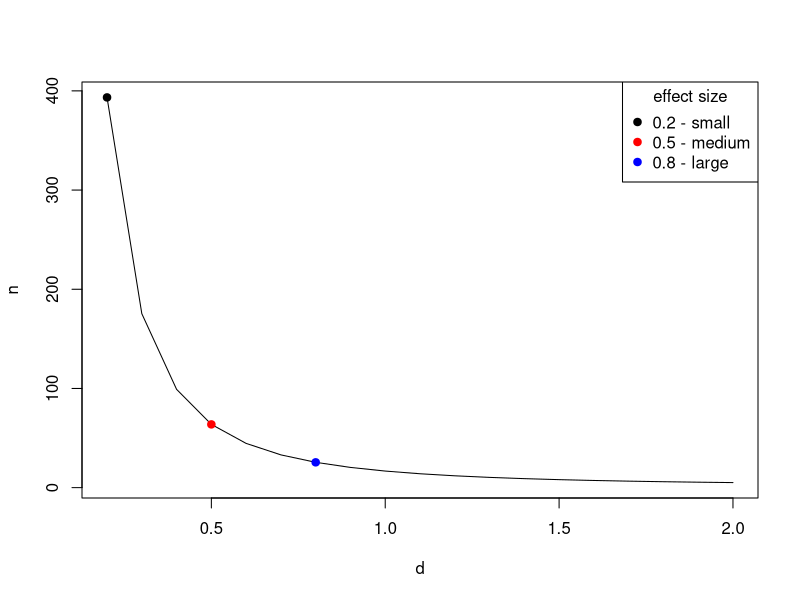
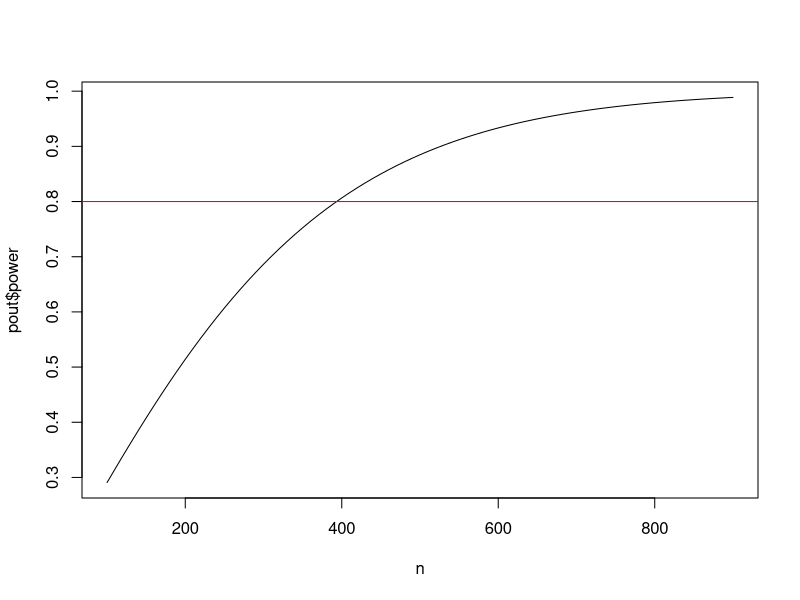
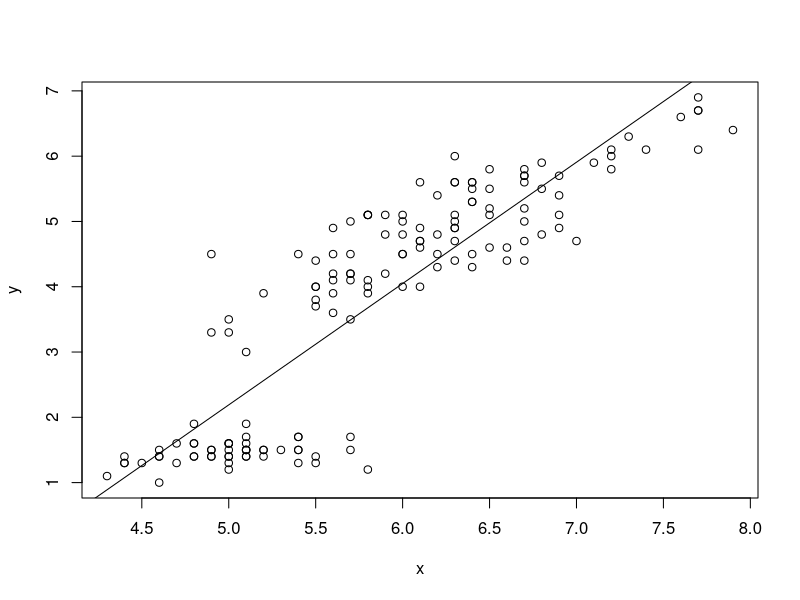

R code for these plots, in order:
# Clay Ford
# Power and Sample Size Analysis
# Spring 2016
# UVa StatLab

# Power and sample size calculations for various statistical tests using the
# "pwr" package a few built-in R functions


# install.packages("pwr")
library(pwr)


# pwr.p.test --------------------------------------------------------------

# one-sample test for proportions  (ES=h) 

# When we want to test if a proportion is equal to some hypothesized value 
# versus a null values, such as random chance, or 0.5. Notice it requires an
# effect size expressed as "h". Use the ES.h() function for this.

# This applies to our name tag example. Say we think people place name tags on 
# the left side of their chest 65% percent of the time versus random chance
# (50%). What sample size do we need to show this assuming a significance level
# (Type I error) of 0.05 and a desired power of 0.80?

# The effect size is .65 - .50 = .15. But notice that .16 - .01 = .15 as well. 
# The are absolute differences are equal but notice their ratios:

0.65/0.50
0.16/0.01

# A difference of 0.16 and 0.01 is more dramatic than 0.65 and 0.50. Because of 
# this the latter difference requires a larger sample size than the former. 
# Hence the need to calculate an effect size that reflects this.

ES.h(p1 = 0.65, p2 = 0.50)
ES.h(p1 = 0.16, p2 = 0.01) # larger effect size

# NOTE: the effect size is calculated using an arcsine transformation.

# Now let's find the sample size. Notice we can use the ES.h function in the
# pwr.p.test function.

# In this particular statistical test, we want the p1 = alternative and p2 =
# Null: ES.h(p1 = 0.65, p2 = 0.50)

# How many people do I need to sample to reject the null of random chance (0.50)
# if the true proportion is 0.65, with 80% power and 0.05 significance?
pwr.p.test(h = ES.h(p1 = 0.65, p2 = 0.50), sig.level = 0.05, power = 0.80)

# We need 85 people to reject null with 80% probability and have only a 5%
# chance of Type I error.

# Say we think people place name tags on the left 75% percent of the time instead 
# of 50%. What is the power of our test if we survey 30 people provided
# we accept a significance level (Type I error) of 0.05? 
pwr.p.test(h = ES.h(p1 = 0.75, p2 = 0.50), n = 30, sig.level = 0.05)

# Notice the default is a "two.sided" test. This means we're simply testing that
# the alternative proportion is not 0.5. It could be lower or higher. Our test
# is more powerful if we're willing to believe the alternative is "greater" than
# .50 rather than "not equal" to .50. Set alternative = "greater"
pwr.p.test(h = ES.h(p1 = 0.75, p2 = 0.50), n = 30, sig.level = 0.05, 
           alternative = "greater")

# Equivalently we can think of one proportion being "less" than some value, say
# 0.4 versus random chance. Notice the effect is negative and resulting power is
# the same:
pwr.p.test(h = ES.h(p1 = 0.25, p2 = 0.50), n = 30, sig.level = 0.05, 
           alternative = "less")

# NOTE: Usually recommended to stick with the two-sided alternative.


# YOUR TURN!
# Say we think people place name tags on the left 70% percent of the time instead
# of 50%. What sample size do we need to show this assuming a significance level
# (Type I error) of 0.01, a desired power of 0.90, and a two-sided alternative?
pwr.p.test(h = ES.h(p1 = 0.70, p2 = 0.50), sig.level = 0.01, power = 0.90)


# pwr.2p.test -------------------------------------------------------------

# two-sample test for proportions (ES=h) 

# We want to test if two proportions are equal. To use this function, we once
# again need to calculate effect size using ES.h().

# EXAMPLE: Let's say I randomly sample male and female UVa undergrad students
# and ask them if they consume alcohol at least once a week. My null hypothesis
# is no difference in the proportion that answer yes. My alternative hypothesis
# is that there is a difference. (two-sided; one gender has higher proportion, I
# don't know which.) I'd like to detect a difference as small as 5%. How many
# students do I need to sample in each group if we want 80% power and 5% chance
# of Type 1 error?

# 55% vs. 50%
pwr.2p.test(h = ES.h(p1 = 0.55, p2 = 0.50), sig.level = 0.05, power = .80)
# 35% vs. 30%
pwr.2p.test(h = ES.h(p1 = 0.35, p2 = 0.30), sig.level = 0.05, power = .80)

# Sample size is per group. Always round sample size up.

# Base R has a function called power.prop.test that allows you to use the raw
# proportions in the function.
power.prop.test(p1 = 0.55, p2 = 0.50, sig.level = 0.05, power = .80)
power.prop.test(p1 = 0.35, p2 = 0.30, sig.level = 0.05, power = .80)

# Notice the results are slightly different. It calculates effect size
# differently.

# YOUR TURN! I only have access to 80 students in particular class to run this 
# experiment. What's the power of my test if I assume one proportion is 0.45 and
# the other is 0.55, and I set significance level to 0.05? (Watch out! n is per
# group.)
power.prop.test(p1 = 0.45, p2 = 0.55, sig.level = 0.05, n = 40)
pwr.2p.test(h = ES.h(p1 = 0.45, p2 = 0.55), sig.level = 0.05, n = 40)


# pwr.2p2n.test -----------------------------------------------------------

# two-sample test for proportions, unequal sample sizes (ES=h) 

# This function allows us to calculate power when we have unequal sample sizes. 
# We can also use it to find a sample size for one group when we already have
# data for another.

# Let's return to our undergraduate survey of alcohol consumption. It turns out 
# we were able to survey 543 males and 675 females. What's the power of our
# test?

# Before we answer, let's revisit effect size. I honestly have no idea if there 
# would be a difference, or if there was, how big that difference would be. I 
# also have no idea about what the proportions would be. In this case we could
# use a "conventional" effect size. (Small, Medium, or Large)

# Let's say we're interested in being able to detect a "small" effect size.

cohen.ES(test = "p", size = "small") # 0.2

# So instead of use ES.h() with guesses at p1 and p2, I can just use the effect
# size 0.2.
pwr.2p2n.test(h = 0.2, n1 = 543, n2 = 675, sig.level = 0.05)

# Let's say I previously surveyed 763 females and found that p% said they 
# consumed alcohol once a week. I'd like to survey some males and see if a 
# significantly different proportion respond yes. How many do I need to sample 
# to detect a small effect size in either direction with 80% power and a
# significance level of 0.05?

pwr.2p2n.test(h = 0.2, n1 = 763, power = 0.8, sig.level = 0.05)



# pwr.t.test --------------------------------------------------------------

# one sample and two sample t tests for means (ES=d) 

# The effect size d is simply the difference in population means divided by the 
# standard deviation of either population (since they are assumed equal). This 
# is sometimes called "Cohen's d". Now we have to make a guess at the standard
# deviation!

# There is no function for effect size d. We have to calculate this ourselves.

# d = mean1 - mean2 / sd

# The cohen.ES function can return small, medium and large d values, which are
# 0.2, 0.5 and 0.8:
cohen.ES(test = "t", size = "small")
cohen.ES(test = "t", size = "medium")
cohen.ES(test = "t", size = "large")

# Two-sample t test

# I'm interested to know if there is a difference in the mean price of what male
# and female students pay at the library coffee shop. Let's say I randomly 
# observe 30 male and 30 female students check out from the coffee shop and note
# their total purchase price. How powerful is this experiment if I want to
# detect a "small" effect in either direction?

pwr.t.test(n = 30, d = 0.2, sig.level = 0.05) # n is per group

# Not very powerful. How many do I need to observe for a test with 80% power?

pwr.t.test(d = 0.2, power = 0.80, sig.level = 0.05)

# The default alternative is "two.sided". That is, we're looking for an effect 
# in either direction. We can specify the alternative as "greater" than 0 or
# "less" than 0. 

# alternative: greater than 0 (positive effect)
pwr.t.test(d = 0.2, power = 0.80, sig.level = 0.05, alternative = "greater")
# alternative: less than 0 (negative effect)
pwr.t.test(d = -0.2, power = 0.80, sig.level = 0.05, alternative = "less")

# same sample size in either case.

# Let's say we want to be able to detect a difference of at least 75 cents in 
# the mean purchase price. How can we convert that to an effect size? First we 
# need to make a guess at the population standard deviation. If we have 
# absolutely no idea, one rule of thumb is to take the difference between the 
# maximum and minimum values and divide by 4 (or 6). Let's say max is 10 and min
# is 1. So our guess at a standard deviation is 9/4 = 2.25. Therefore d is

d <- 0.75/2.25 # 0.333
pwr.t.test(d = d, power = 0.80, sig.level = 0.05)

# An effect size of 0.333 requires 143 per group 
# An effect size of 0.2 requires 394 per group.

# Let's see how effect size affects sample size. The results of the pwr
# functions can be saved:
pout <- pwr.t.test(d = d, power = 0.80, sig.level = 0.05)
# Then various parts can be extracted:
str(pout)
pout$n

# We can also do this directly as follows:
pwr.t.test(d = d, power = 0.80, sig.level = 0.05)$n

# Let's take advantage of that to create a plot of effect size versus required
# sample size for 80% power and 0.05 significance level:
d <- seq(0.2,2,0.1)
n <- sapply(d, function(x) pwr.t.test(d = x, power = 0.80, sig.level = 0.05)$n)
plot(d,n,type="l")
points(x = c(0.2,0.5,0.8), y = n[c(1,4,7)], pch=19, cex=1, col=c("black","red","blue"))
legend("topright", legend = c("0.2 - small","0.5 - medium","0.8 - large"), 
       col = c("black","red","blue"), 
       pch = 19, title = "effect size")

# We can see how crucial anticipated effect size is to determining sample size.

# If you don't like working with d, you can use the power.t.test function that 
# comes with base R. It allows you to specify "delta" (true difference in means)
# and "sd" (standard deviation):

power.t.test(delta = 0.75, sd = 2.25, sig.level = 0.05, power = 0.8)

# For any of the pwr functions we can provide multiple sample size values to get
# multiple power estimates. For example, let's see how power changes as we let n
# go from 100 to 300 by 25 using a "small" effect size of 0.2.

pwr.t.test(n = seq(100,300,25), d = 0.2, sig.level = 0.05)

# We can save this output and graph:
n <- seq(100,900,10)
pout <- pwr.t.test(n = n, d = 0.2, sig.level = 0.05)
plot(x = n, y = pout$power, type = "l")
abline(h = 0.8, col = "red")

# One-sample t-test

# To calculate power and sample size for one-sample t-test, I have to set the
# "type" argument to type = "one.sample"

# EXAMPLE: I'm convinced the average purchase price at the Library coffee shop 
# is over $3 per student. My null is $3 or less, my alternative is greater than 
# $3. I'd like to be able to detect a small effect with 90% power and
# significance level of 0.05. How many transactions do I need to log?
pwr.t.test(d = 0.2, sig.level = 0.05, power = 0.90, type = "one.sample")

# NOTE: A paired t-test is basically the same as a one-sample t-test. Instead of
# one sample of individual observations, you have one sample of pairs of 
# observations, of which you typically take the difference between each pair to
# get a single sample of differences. Notice, these produce the same result:
pwr.t.test(d = 0.2, sig.level = 0.05, power = 0.90, type = "paired")
pwr.t.test(d = 0.2, sig.level = 0.05, power = 0.90, type = "one.sample")



# pwr.t2n.test ------------------------------------------------------------

# two sample t test for means, unequal sample sizes (ES=d) 

# Find power for a t test with 28 in one group and 35 in the other group and a
# medium effect size. (sig.level defaults to 0.05.)
pwr.t2n.test(n1 = 28, n2 = 35, d = 0.5)

# Find n1 sample size when other group has 35, desired power is 0.80, effect 
# size is 0.5 and significance level is 0.05:
pwr.t2n.test(n2 = 35, d = 0.5, power = 0.8)



# pwr.chisq.test ----------------------------------------------------------

# chi-squared test (ES=w)

# There are two chi-square tests this function addresses:

# 1. goodness of fit test
# 2. contingency test, or test for association

# In a goodness of fit test, a single dimension of proportions is tested against
# a prespecified set of proportions which constitutes the null hypothesis. 
# Rejecting the null means we have sufficient evidence to conclude the data 
# don't appear to "fit" the prespecified set of proportions. If we were hoping 
# to show our data "fit" the prespecified set of proportions, then failure to
# reject the Null is a good thing.

# In a contingency test, or test of association, a two-way table of counts
# classified by two variables is tested against the expected table of counts
# given the two variables are independent. Rejecting the null means the data
# appear to be associated in some way.

# The effect size "w" differs depending on the test. The pwr package provides two
# functions to calculate both versions:

# ES.w1	- goodness of fit
# ES.w2	- test for association

# In essence, the effect size w measures the discrepancy between null and 
# alternative proportions over the cells in a table. These formulas are provided
# in Chapter 7 of Cohen (1988).

# ES.w1(P0, P1)
# P0 - First set of k probabilities (null hypothesis)
# P1 - Second set of k probabilities (alternative hypothesis)

# ES.w2(P)
# P	- A two-way probability table (alternative hypothesis)

# As we can see calculating an effect size takes a bit of work. If you like, you
# can go with small, medium or large: 0.10, 0.30, 0.50

# Finally, the pwr.chisq.test requires specifying degrees of freedom (df).

# goodness of fit: df = number of cells - 1
# test of association: (Var1 number of categories - 1) * (Var2 number of categories - 1)

# Let's work some examples!

# Goodness of fit

# EXAMPLE: (From Cohen, example 7.1) A market researcher is seeking to determine
# preference among 4 package designs. He arranges to have a panel of 100 
# consumers. He wants to perform a chi-square goodness of fit test against the 
# null of equal preference (25% for each design) with a significance level of 
# 0.05. What's the power of the test if 3/8 of the population actually prefers 
# design 1 and the remaining 5/8 are split over the other 3 designs?

# We need to create vectors of null and alternative proportions:
P0 <- rep(0.25, 4)
P1 <- c(3/8, rep((5/8)/3, 3))
# Now use them in the effect size function
ES.w1(P0,P1)

# To calculate power, specify effect size, N, and degrees of freedom (4-1).
pwr.chisq.test(w=ES.w1(P0,P1), N=100, df=(4-1), sig.level=0.05)

# How many subjects do we need to achieve 80% power?
pwr.chisq.test(w=ES.w1(P0,P1), df=(4-1), power=0.8, sig.level = 0.05)

# If our alternative is correct - people prefer design 1 - then we need to
# survey at least 131 people to detect this with 80% power.

# test of association

# EXAMPLE: I want to see if there's an association between gender and flossing
# teeth among UVa students. I randomly sample 100 students (male and female) and
# ask whether or not they floss daily. I want to carry out a chi-square test of 
# association to determine if there's an association between these two 
# variables. As usual I set my significance level to 0.05. To determine effect 
# size I need to propose an alternative hypothesis, which in this case is a 
# table of proportions.

prob <- matrix(c(0.10,0.20,0.40,0.30), ncol=2, 
               dimnames = list(c("M","F"),c("Floss","No Floss")))
prob

# Even proportion of male and female, but I want to detect if at least 10% more
# females floss.

# Now use the matrix to calculate effect size:
ES.w2(prob)

# We also need degrees of freedom.
# DF = (2 - 1) * (2 - 1) = 1

# And calculate power:
pwr.chisq.test(w = ES.w2(prob), N = 100, df = 1, sig.level = 0.05)

# How many students should I survey if I wish to achieve 90% power?
pwr.chisq.test(w = ES.w2(prob), power = 0.9, df = 1, sig.level = 0.05)

# Even though I constructed the matrix to show females flossing more often, the 
# results apply regardless of the direction of the association we might find. 
# With 221 people sampled and an effect of 0.218 truly present in the 
# population, we have 90% power to reject the null of no association between
# gender and flossing.

# If you don't suspect association in either direction, or you don't feel like
# building a matrix in R, you can go with a conventional effect size.

cohen.ES(test = "chisq", size = "small")
pwr.chisq.test(w = 0.1, N = 100, df = 1, sig.level = 0.05)
pwr.chisq.test(w = 0.1, power = 0.9, df = 1, sig.level = 0.05)


# pwr.r.test --------------------------------------------------------------

# correlation test (ES=r) 

# The correlation test allows us to test whether there is any linear 
# relationship between two continuous variables. In other words, can we reject
# the null hypothesis of the correlation coefficient being 0. 

# Here's an example of what appears to be a linear relationship. (Note: The iris
# dataset comes with R.)
head(iris)
x <- iris$Sepal.Length
y <- iris$Petal.Length
plot(x,y)

# The correlation is high. Recall correlation ranges from -1 to 1.
cor(x,y)

# We can fit a straight line to the data using simple linear regression:
lm(y ~ x)
coef(lm(y ~ x)) # just view coefficients

# and draw the fitted line
abline(lm(y ~ x))

# the slope of the line is related to the correlation coefficient:
coef(lm(y ~ x))[2] # slope
# same as...
cor(x, y) * sd(y)/sd(x)

# So testing if the correlation is 0 is the same as testing if the slope in the
# simple linear regression is 0.

# The nice thing about correlation is that it's already unitless, so we don't
# require a formula to calculate effect size.

# For what it's worth, here are suggested small, medium and large effect sizes:
cohen.ES(test = "r", size = "small")
cohen.ES(test = "r", size = "medium")
cohen.ES(test = "r", size = "large")

# Let's say I'm a web developer and I want to conduct an experiment with one of 
# my sites. I want to randomly select a group of people, ranging in age from 18 
# - 65, and time them how long it takes them to complete a task, say locate some
# piece of information. I suspect there may be a "small" positive linear
# relationship between time it takes to complete the task and age. How many
# subjects do I need to detect this relationship with 80% power and the usual
# 0.05 significance level?

pwr.r.test(r = 0.1, sig.level = 0.05, power = 0.8, alternative = "greater")

# The "arctangh transformation" approximates the normal distribution, which is 
# used in the power and sample size calculations.

# The default is a two-sided test. We specify alternative = "greater" since we 
# believe there is small positive effect. That is, our null is correlation <= 0
# vs the alternative that correlation is > 0. 

# What if I just want to detect a small effect in either direction (positive or
# negative correlation)? Use the default settings of "two.sided"
pwr.r.test(r = 0.1, sig.level = 0.05, power = 0.8, alternative = "two.sided")

# And what if I hypothesize a negative effect (decreased time as age increases)?
# We need to make the effect size negative and specify alternative = "less"
pwr.r.test(r = -0.1, sig.level = 0.05, power = 0.8, alternative = "less")

# Of course the number of subjects is the same as alternative = "greater".

# YOUR TURN:
# What's the power of my test if I recruit 50 people and I hypothesize a medium
# positive effect?
pwr.r.test(n = 50, r = 0.3, sig.level = 0.05, alternative = "greater")



# power.anova.test --------------------------------------------------------

# balanced one-way analysis of variance tests

# ANOVA, or Analysis of Variance, tests whether or not means differ between more
# than 2 groups. One-way means one explanatory variable. Balanced means we have
# equal sample size in each group. The null hypothesis is that the means are all
# equal.

# Let's start with the power.anova.test function that comes with base R. It's 
# easier to use than pwr.anova.test and does not require calculating an effect
# size.

# The power.anova.test function requires you to specify the number of groups, 
# the between group variance (between.var), and the within group variance
# (within.var).

# EXAMPLE: Let's say I'm a web developer and I'm interested in 3 web site 
# designs for a client. I'd like to know which design(s) help users find 
# information fastest, or which design requires the most time. I design an 
# experiment where I have 3 groups of randomly selected people use one of the 
# designs to find some piece of information and I record how long it takes. (All
# groups look for the same information.) How many people do I need in each group
# if I believe two of the designs will take 30 seconds and one will take 35
# seconds? Assume population standard deviation is 10 and that I desire power
# and significance levels of 0.8 and 0.05.

# The between group variance:
var(c(30, 30, 35))

# The within group variance:
10^2

gm <- c(30, 30, 35)
power.anova.test(groups = 3, between.var = var(gm), within.var = 10^2, power = 0.8)

# The pwr.anova.test function requires you to provide an effect size. The effect
# size, f, for k groups is calculated as follows:

# f = sd_means / sd_populations

# Translation: standard deviation of the k means divided the common standard 
# deviation of the populations involved.

# Easier and more practical to just use conventional effect sizes: 0.1, 0.25, 0.4

cohen.ES(test = "anov", size = "small")
cohen.ES(test = "anov", size = "medium")
cohen.ES(test = "anov", size = "large")

# Returning to example, How many people do I need in each group if I want to
# detect a medium effect with 80% power and a significance level of 0.05.
pwr.anova.test(k = 3, f = 0.25, sig.level = 0.05, power = 0.8)

# Or what's the power of my test to detect a medium effect if I get 50 for each
# group?
pwr.anova.test(k = 3, f = 0.25, sig.level = 0.05, n = 50)



# pwr.f2.test -------------------------------------------------------------

# test for the general linear model (ES=f2) 

# By "general linear model" we basically mean multiple regression. This is a 
# little tricky to use because not only do we have to supply an "effect size" 
# (f2), we also have to supply numerator (u) and denominator (v) degrees of 
# freedom instead of sample size. These last two refer to the F test that tests 
# whether all the model coefficients (except the intercept) are 0. We can also 
# think of this as a test that the proportion of variance explained by the model
# predictors is 0. 

# Example of F test using the stackloss data that comes with R. 
head(stackloss)

# Regress stack.loss on the other 3 variables and view summary of results.
# Results of F test are last line in summary
summary(lm(stack.loss ~ ., data=stackloss))

# Multiple R-squared:  0.9136
# F-statistic:  59.9 on 3 and 17 DF,  p-value: 3.016e-09

# u = 3 (numerator DF)
# v = 17 (denominator DF)

# u is simply the number of coefficients you'll have in your model (again, minus
# the intercept).

# v is the number of error degrees of freedom. It equals n - u - 1. So if we
# want to determine sample size for a given power and effect size, we actually
# find v, which we then use to solve n = v + u + 1.


# The effect size is determined as follows:

# f2 = PV_s / PV_e

# where PV_s = proportion of variance explained by the predictors (signal) and
# PV_e = proportion of variance unexplained (error or noise)

# Another way to express this is 

# f2 = R-squared / (1 - R-squared)

# Where R-squared is the coefficient of determination, R^2. Also described as
# the "proportion of variance explained".

# To determine your effect size you hypothesize the proportion of variance your
# model explains, or the R-squared. For example, 0.45. This leads to an effect size of
0.45/(1 - 0.45) # 0.81

# It should be noted we can reverse this. Given an effect size, we can determine
# R-squared as ES / (1 + ES)
0.81/(1 + 0.81) # 0.45

# Again we have suggested small, medium and large effect sizes:

cohen.ES(test = "f2", size = "small") # 0.02
# R-squared:
0.02/(1 + 0.02) # 0.019

cohen.ES(test = "f2", size = "medium") # 0.15
# R-squared:
0.15/(1 + 0.15) # 0.130

cohen.ES(test = "f2", size = "large") # 0.35
# R-squared:
0.35/(1 + 0.35) # 0.259

# Obviously these are debatable!

# Let's say I'm a web developer and I want to conduct an experiment with one of 
# my sites. I want to randomly select a group of people, ranging in age from 18 
# - 65, and time them how long it takes them to complete a task, say locate some
# piece of information. I know there will be variability in the observed times. 
# I think age, gender and years of education may explain this variability. How 
# powerful is my experiment if I recruit 40 subjects and I want to be able to 
# detect at least 30% explained variance (R^2 = .30) with a 0.05 significance 
# level?

# Three predictors, so u = 3
# 40 subjects, so v = 40 - 3 - 1
# R^2 = .30, so effect size f2 = 0.3/(1 - 0.3)

pwr.f2.test(u = 3, v = 40 - 3 - 1, f2 = 0.3/(1 - 0.3), sig.level = 0.05)

# How many subjects do I need if I want to be able to detect at least 30%
# explained variance (R^ = .30) with 80% power and the usual 0.05 significance
# level? We have to find v and than derive n.

pwr.f2.test(u = 3, f2 = 0.3/(1 - 0.3), sig.level = 0.05, power = 0.8)
# now find n
26 + 3 + 1

# It's important to note that the alternative hypothesis here is that at least 
# one of the coefficients in my model is not 0. This doesn't mean we need at 
# least 30 subjects to have all coefficients significant. It just means 30 
# subjects gives us 80% chance of correctly detecting the effect of at least one
# of our predictors, provided one or more truly affect our response.



# THE END
